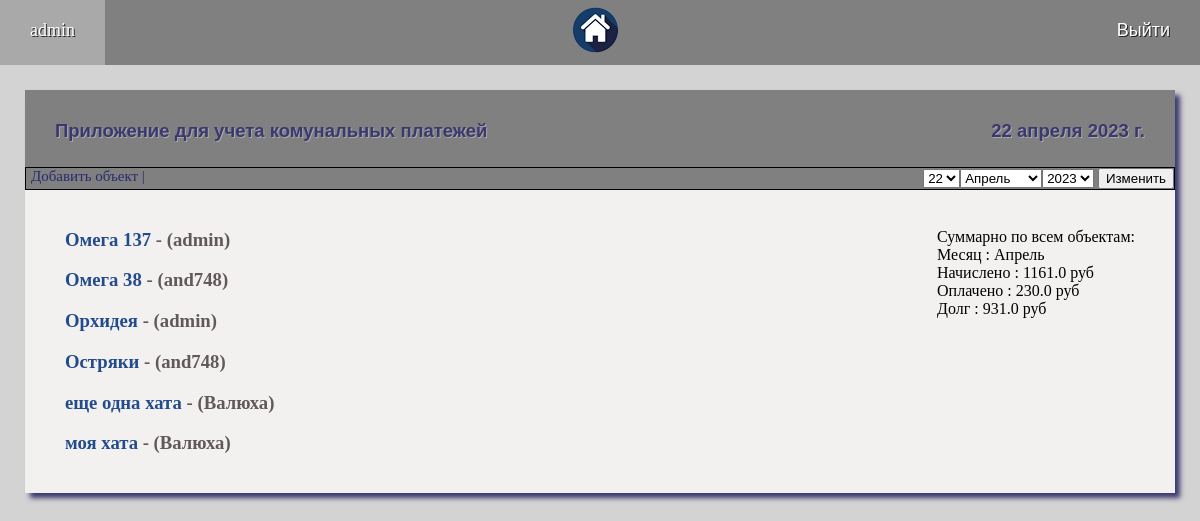
The app's page / (signed in) with its own data.
### compay/models.py (models this page shows, shortened)
class Appartment(models.Model):
    NAME = 'Объекты'
    CT = [('counter', 'Счетчик'), ('tarif', 'Тариф')]
    name = models.CharField(max_length=50, unique=True, blank=False, verbose_name="Название объекта")
    adress = models.CharField(max_length=100, blank=True, verbose_name="Адрес объекта")
    belong = models.ForeignKey(settings.AUTH_USER_MODEL, default='admin', on_delete=models.CASCADE, verbose_name="Принадлежит")
    created = models.DateTimeField(auto_now_add=True, verbose_name="Дата создания")
    electricity = models.BooleanField(default=False, verbose_name="Электричество")
    el_is_counter = models.CharField(choices=CT, max_length=50, default='tarif', blank=False, verbose_name="Расчет по")
    el_counter_discrete = models.BooleanField(default=False, verbose_name="Тариф зависит от потребления (Да/Нет)")
    el_night = models.BooleanField(default=False, verbose_name="Счетчик день-ночь (Да/Нет)")
    water = models.BooleanField(default=False, verbose_name="Вода")
    wat_is_counter = models.CharField(choices=CT, max_length=50, default='tarif', blank=False, verbose_name="Расчет по")
    gas = models.BooleanField(default=False, verbose_name="Газ")
    gas_is_counter = models.CharField(choices=CT, max_length=50, default='tarif', blank=False, verbose_name="Расчет по")
    kv = models.BooleanField(default=False, verbose_name="Квартплата")
    tbo = models.BooleanField(default=False, verbose_name="ТБО")
    domofon = models.BooleanField(default=False, verbose_name="Домофон")
    inet = models.BooleanField(default=False, verbose_name="Интернет")
    other = models.BooleanField(default=False, verbose_name="Другой платеж")
    class Meta:
        verbose_name = 'Объект'
        verbose_name_plural = 'Объекты'
        ordering = ['name']
    def __init__(self, *args, **kwargs):    # Новый блок кода! Инит с условием!
        super(Appartment, self).__init__(*args, **kwargs)
        if self.el_is_counter == 'tarif':
            self.el_night = False
            self.el_counter_discrete = False  # Конец нового блока кода! Инит с условием!
    def __str__(self):
        return self.name

class PaySummary(models.Model):
    NAME = 'Суммарный расчет'
    PAY_UNITS = [('руб', 'руб')]
    topay = models.FloatField(default=0, verbose_name='К оплате')
    payed = models.FloatField(default=0, verbose_name='Оплачено')
    debt = models.FloatField(default=0, verbose_name='Долг по месяцу')
    debt_summary = models.FloatField(default=0, verbose_name='Долг итоговый')
    debt_sum_before = models.FloatField(default=0, verbose_name='Долг предыдущий')
    unit = models.CharField(choices=PAY_UNITS, default='руб', max_length=15, blank=True, verbose_name="Ед.изм.")
    month = models.CharField(max_length=2, choices=MONTHES, verbose_name='Месяц расчета')
    created = models.DateTimeField(auto_now_add=True, verbose_name="Дата создания")
    updated = models.DateTimeField(auto_now=True, verbose_name="Дата изменения")
    comment = models.TextField(blank=True, verbose_name='Заметки')
    app = models.ForeignKey('Appartment', on_delete=models.CASCADE, verbose_name="Имя объекта")
    class Meta:
        verbose_name = 'Суммарный расчет'
        verbose_name_plural = 'Суммарный расчет'
        ordering = ['created']

### compay/views.py (the view)
# urls.py: path('', index, name='home'),
@login_required
def index(request):
    global msgs, date, month
    clean_msgs('Calculation-Tarif')
    clean_msgs('Calculation-Counter')
    clean_msgs('config_item')
    clean_msgs('Pay-Enter')
    admin = False
    form = None
    if not request.user.is_authenticated:
        return redirect('login')
    if request.user.username == 'admin':
        apps = Appartment.objects.all()
        admin = True
    else:
        apps = Appartment.objects.filter(belong=request.user)
    if admin:
        if request.method == "POST":
            form = MonthForm(request.POST)
            if form.is_valid():
                date = form.cleaned_data['date']
        else:
            form = MonthForm()
    if apps.count() > 0:
        obj = ''
    else:
        obj = 'Пока тут нет объектов. Добавьте новый'
    pay_sum_dict = {'Месяц': MONTHES[str(date.month)], 'Начислено': 0, 'Оплачено': 0, 'Долг': 0}
    for ap in apps:
        pay_sum = PaySummary.objects.filter(app=ap, month=date.month).first()
        if pay_sum:
            pay_sum_dict['Месяц'] = pay_sum.get_month_display
            pay_sum_dict['Начислено'] += round(pay_sum.topay, 1)
            pay_sum_dict['Оплачено'] += round(pay_sum.payed, 1)
            pay_sum_dict['Долг'] += round(pay_sum.debt, 1)
    pay_sum_dict['Начислено'] = str(pay_sum_dict['Начислено']) + ' руб'
    pay_sum_dict['Оплачено'] = str(pay_sum_dict['Оплачено']) + ' руб'
    pay_sum_dict['Долг'] = str(pay_sum_dict['Долг']) + ' руб'
    context = {'title': 'Приложение для учета комунальных платежей', 'menu': menu, 'msgs': msgs, 'apps': apps,
               'obj': obj, 'form': form, 'date': date, 'pay_sum_dict': pay_sum_dict, 'admin': admin}
    return render(request, 'compay/index.html', context)

### compay/forms.py
class MonthForm(forms.Form):
    MONTHES = {'1': 'Январь', '2': 'Февраль', '3': 'Март', '4': 'Апрель', '5': 'Май', '6': 'Июнь',
               '7': 'Июль', '8': 'Август', '9': 'Сентябрь', '10': 'Октябрь', '11': 'Ноябрь', '12': 'Декабрь'}
    date = forms.DateField(widget=forms.SelectDateWidget(months=MONTHES), label='',
                           initial=datetime.date.today, )

### compay/views.py (called while the page is built)
def clean_msgs(msg_to_clean=None):
    global msgs
    msgs_clean_list = ['Error']
    msgs_clean_list.append(msg_to_clean)
    for i in range(3):
        for msg in msgs:
            if msg['description'] in msgs_clean_list:
                msgs.remove(msg)

### compay/templates/compay/index.html (shortened to what this page needs)
{% extends 'compay/base.html' %}
{% block content %}
<div class="main">
    <div class="title">
        <div class="title_div">{{ title }}</div>
        <div>{{ date }}</div>
    </div>
    <div  class="submenu custom1">
        <a href="{% url 'add_app' %}" class="submenu_link">Добавить объект |</a>
        {% if admin %}
        <form action="{% url 'home' %}" method="post">
            {{ form }}
            <button type="submit">Изменить</button>
        </form>
        {% else %}
        <div> </div>
        {% endif %}
    </div>
    <div class="window">
        <div>
            {% for app in apps %}
            <h3><a href="{% url 'app' app.pk %}" class="links">{{ app }}</a>{% if admin %} - ({{ app.belong }}){% endif %}</h3>
            {% endfor %}
        </div>
        <div>
            <br>Суммарно по всем объектам: <br>
            {% for key, value in pay_sum_dict.items %}
                {{ key }} : {{ value }} <br>
            {% endfor %}
        </div>
    </div>
</div>
{% endblock %}

### compay/templates/compay/base.html (shortened to what this page needs)
<!DOCTYPE html>
<html>
{% load static %}
<head>
	<link type="text/css" href="{% static 'compay/css/styles.css' %}" rel="stylesheet" />
</head>
<body>
{% block mainmenu %}
		<div class="menu">
		{% if request.user.is_authenticated %}
			<a href="{% url 'home' %}" class="menu_link">{{ user.username }}</a>
			<a href="{% url 'home' %}" class="menu_link_img"><img src="{% static 'compay/images/dom.png' %}" alt="Logo"></a>
			<form action="{% url 'logout_user' %}" method="POST">
				<button type="submit" class="menu_link but">Выйти</button>
			</form>
		{% else %}
			<a href="{% url 'login' %}" class="menu_link">Войти</a>
			<div><img src="{% static 'compay/images/dom.png' %}" alt="Logo"></div>
			<a href="{% url 'register' %}" class="menu_link">Регистрация</a>
		{% endif %}
		</div>
{% endblock mainmenu %}
<div class="content">
{% block content %}
{% endblock %}
</div>
</body>
</html>

### compay/static/compay/css/styles.css (style rules this page uses)
html, body { background-color: lightgrey; margin: 0; }
h3 { color: #615959; }
.content { padding: 25px; }
.title { display: flex; justify-content: space-between; font-family: 'Arial'; font-size: 18.5px; color: #3b386f; background-color: grey; padding: 30px 30px 25px 30px; margin: 0px; text-shadow: 1px 1px darkgrey; font-weight: bold; }
.title_div { display: inline-block; vertical-align: middle; }
.menu { display: flex; justify-content: space-between; background-color: grey; font-size:18px; padding: 0px; }
.menu_link_img { padding: 5px 30px; }
.menu_link { color: white; text-decoration: none; text-shadow: 1px 1px #292222; padding: 20px 30px; }
.but { background-color: grey; border-width: 0; font-size: 18px; cursor: pointer; }
.submenu { display: flex; background-color: grey; font-size:15px; padding: 0px; border: solid 1px black; }
.custom1 { justify-content: space-between; }
.submenu_link { display: block; min-width: 100px; margin: 0 5px; color: #292a6f; text-decoration: none; text-align: center; }
.links { text-decoration: none; color: #224b8c; transition: font-size 0.2s; }
.main { background-color: #f3f0f0; box-shadow: 5px 5px 5px #3b386f; }
.window { display: flex; justify-content: space-between; padding: 0px 40px 20px 40px; }

### records on screen
Appartment: name "Омега 137", belong "admin"
Appartment: name "Омега 38", belong "and748"
Appartment: name "Орхидея", belong "admin"
Appartment: name "Остряки", belong "and748"
Appartment: name "еще одна хата", belong "Валюха"
Appartment: name "моя хата", belong "Валюха"
PaySummary: pay_sum_dict "Апрель"

### other values on screen
{{ user.username }} "admin"
{{ title }} "Приложение для учета комунальных платежей"
{{ date }} "22 апреля 2023 г."
{{ key }} "Месяц" "Начислено" "Оплачено" "Долг"
{{ value }} "1161.0 руб" "230.0 руб" "931.0 руб"
